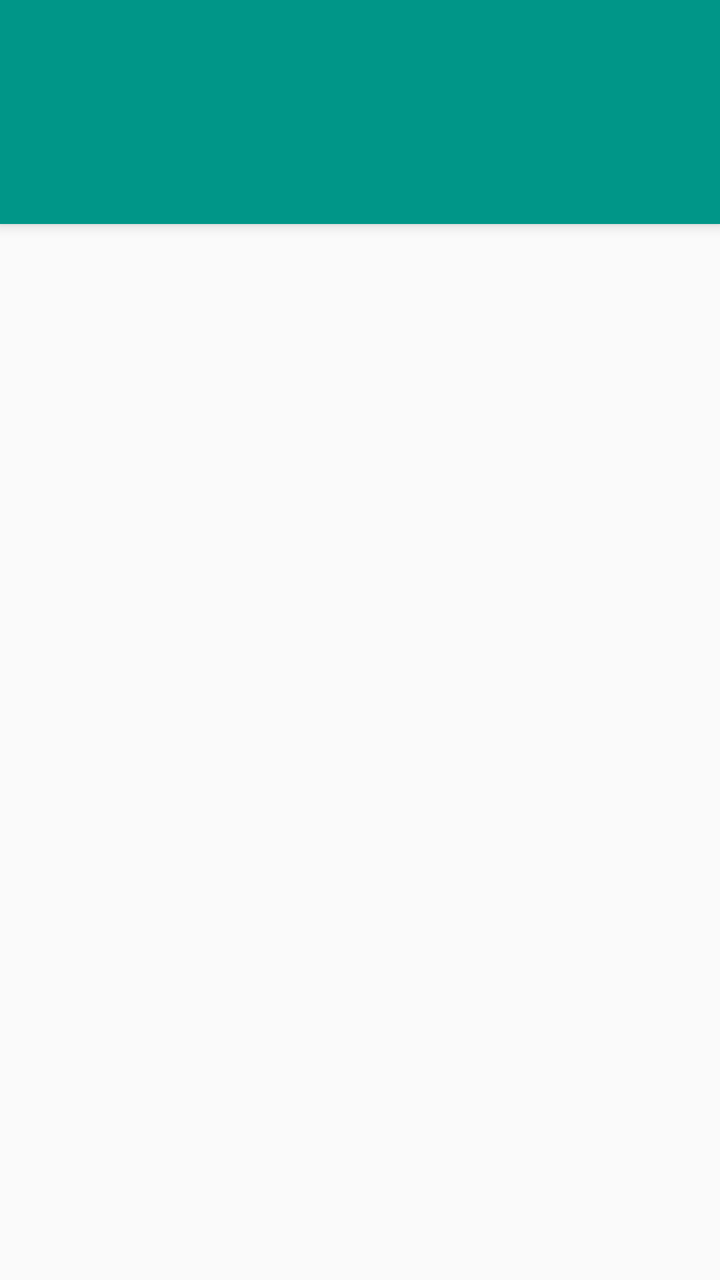
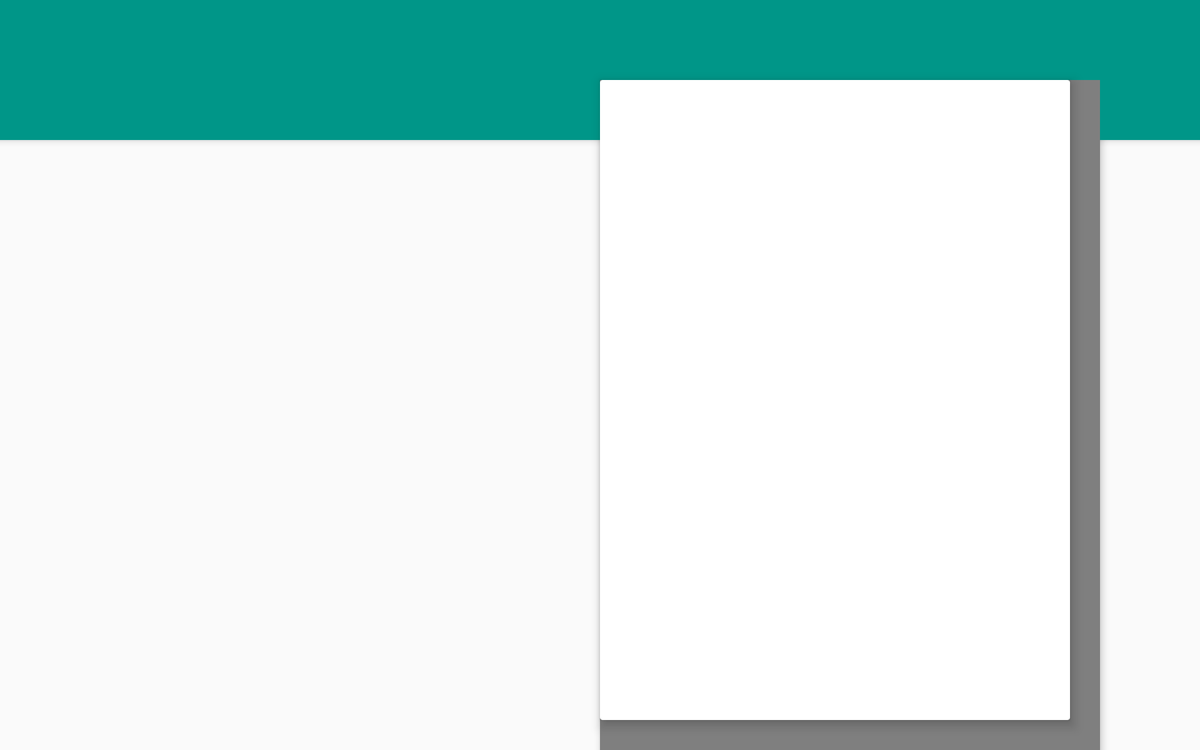

One screen, two layout resources from the same app: the default and the repository's alternative for another configuration. Each is rendered where Android would select it; the XML of both is given below.
<!-- AndroidManifest.xml: activity theme AppTheme.Main -->
<!-- res/layout/activity_main.xml -->
<?xml version="1.0" encoding="utf-8"?>
<android.support.design.widget.CoordinatorLayout
    xmlns:android="http://schemas.android.com/apk/res/android"
    xmlns:app="http://schemas.android.com/apk/res-auto"
    xmlns:tools="http://schemas.android.com/tools"
    android:id="@+id/content_main"
    android:layout_width="match_parent"
    android:layout_height="match_parent"
    android:fitsSystemWindows="true"
    tools:context=".ui.activity.MainActivity">

    <android.support.design.widget.AppBarLayout
        android:id="@+id/appbar_main"
        android:layout_width="match_parent"
        android:layout_height="wrap_content"
        android:paddingTop="@dimen/main_appbar_padding_top"
        android:theme="@style/AppTheme.AppBarOverlay"
        app:elevation="@dimen/appbar_elevation">

        <android.support.v7.widget.Toolbar
            android:id="@+id/toolbar_detail"
            android:layout_width="match_parent"
            android:layout_height="?attr/actionBarSize"
            android:background="?attr/colorPrimary"
            app:popupTheme="@style/AppTheme.PopupOverlay"
            app:layout_scrollFlags="scroll|enterAlways">
        </android.support.v7.widget.Toolbar>

        <android.support.design.widget.TabLayout
            android:id="@+id/tabs_main"
            android:layout_width="match_parent"
            android:layout_height="wrap_content"
            app:tabBackground="@color/colorPrimaryLight"
            app:tabIndicatorColor="@color/colorAccent"
            app:tabTextColor="@color/colorPrimary"
            app:tabSelectedTextColor="@color/colorAccent"
            app:tabMode="scrollable"/>

    </android.support.design.widget.AppBarLayout>

    <android.support.v4.view.ViewPager
        android:id="@+id/container_list"
        android:layout_width="match_parent"
        android:layout_height="match_parent"
        app:layout_behavior="@string/appbar_scrolling_view_behavior"/>

</android.support.design.widget.CoordinatorLayout>
<!-- resources referenced by this layout -->
<resources>
  <color name="colorAccent">#FFAB40</color>
  <color name="colorPrimary">#009688</color>
  <color name="colorPrimaryLight">#B2DFDB</color>
  <dimen name="appbar_elevation">4dp</dimen>
  <dimen name="main_appbar_padding_top">8dp</dimen>
  <style name="AppTheme.AppBarOverlay" parent="ThemeOverlay.AppCompat.Dark.ActionBar" />
  <style name="AppTheme.PopupOverlay" parent="ThemeOverlay.AppCompat.Light" />
  <!-- from res/values-v21/ -->
  <style name="AppTheme.Main" parent="@style/AppTheme">
          <item name="android:windowContentTransitions">true</item>
      </style>
  <style name="AppTheme" parent="@style/Theme.AppCompat.Light.NoActionBar">
          
          <item name="colorPrimary">@color/colorPrimary</item>
          <item name="colorPrimaryDark">@color/colorPrimaryDark</item>
          <item name="colorAccent">@color/colorAccent</item>
          <item name="toolbarStyle">@style/Toolbar</item>
      </style>
  <color name="colorPrimaryDark">#00796B</color>
  <style name="Toolbar" parent="Widget.AppCompat.Toolbar">
          <item name="android:background">?attr/colorPrimary</item>
          <item name="popupTheme">@style/Theme.AppCompat.Light</item>
      </style>
</resources>
<!-- res/layout-sw600dp/activity_main.xml (the repository's variant of the layout above) -->
<!-- drawn on a 7-inch tablet turned sideways -->
<?xml version="1.0" encoding="utf-8"?>
<RelativeLayout
    xmlns:android="http://schemas.android.com/apk/res/android"
    xmlns:app="http://schemas.android.com/apk/res-auto"
    xmlns:tools="http://schemas.android.com/tools"
    android:layout_width="match_parent"
    android:layout_height="match_parent">

    <RelativeLayout
        android:id="@+id/appbar_main"
        android:layout_width="match_parent"
        android:layout_height="wrap_content"
        android:theme="@style/AppTheme.AppBarOverlay"
        android:background="?attr/colorPrimary"
        android:elevation="@dimen/appbar_elevation">

        <android.support.v7.widget.Toolbar
            android:id="@+id/toolbar_detail"
            android:layout_width="match_parent"
            android:layout_height="?attr/actionBarSize"
            app:popupTheme="@style/AppTheme.PopupOverlay"
            app:layout_scrollFlags="scroll|enterAlways">
        </android.support.v7.widget.Toolbar>

        <android.support.v4.widget.Space
            android:id="@+id/layout_toolbar_center"
            android:layout_width="0dp"
            android:layout_height="0dp"
            android:layout_centerInParent="true" />

        <android.support.design.widget.TabLayout
            android:id="@+id/tabs_main"
            android:layout_width="match_parent"
            android:layout_height="wrap_content"
            android:layout_below="@id/toolbar_detail"
            android:layout_alignRight="@id/layout_toolbar_center"
            app:tabBackground="@color/colorPrimaryLight"
            app:tabIndicatorColor="@color/colorAccent"
            app:tabTextColor="@color/colorPrimary"
            app:tabSelectedTextColor="@color/colorAccent"
            app:tabMode="scrollable"/>

    </RelativeLayout>

    
    <android.support.v4.widget.Space
        android:id="@+id/layout_center"
        android:layout_width="0dp"
        android:layout_height="0dp"
        android:layout_centerInParent="true" />

    <android.support.v4.view.ViewPager
        android:id="@+id/container_list"
        android:layout_width="0dp"
        android:layout_height="match_parent"
        android:layout_alignEnd="@id/layout_center"
        android:layout_alignParentLeft="true"
        android:layout_alignParentStart="true"
        android:layout_alignRight="@id/layout_center"
        android:layout_below="@id/appbar_main"
        tools:layout="@android:layout/list_content"
        app:layout_behavior="@string/appbar_scrolling_view_behavior"/>

    
    <android.support.v4.widget.Space
        android:id="@+id/cardviewAligner"
        android:layout_width="match_parent"
        android:layout_height="match_parent"
        android:layout_alignLeft="@id/layout_center"
        android:layout_alignParentEnd="true"
        android:layout_alignParentRight="true"
        android:layout_marginTop="?attr/actionBarSize"
        android:layout_alignStart="@id/layout_center"
        android:elevation="@dimen/appbar_elevation"
        android:layout_marginRight="@dimen/list_item_extra_padding"
        android:layout_marginEnd="@dimen/list_item_extra_padding"
        />
    <android.support.v7.widget.CardView
        android:id="@+id/container_detail"
        android:layout_width="match_parent"
        android:layout_height="match_parent"
        android:layout_alignStart="@id/cardviewAligner"
        android:layout_alignEnd="@id/cardviewAligner"
        android:layout_alignLeft="@id/cardviewAligner"
        android:layout_alignRight="@id/cardviewAligner"
        android:layout_alignTop="@id/cardviewAligner"
        android:layout_alignBottom="@id/cardviewAligner"
        android:layout_marginRight="@dimen/abc_list_item_padding_horizontal_material"
        android:layout_marginEnd="@dimen/abc_list_item_padding_horizontal_material"
        android:layout_marginBottom="@dimen/detail_container_bottom_margin"
        app:cardElevation="@dimen/detail_card_elevation"
        app:cardPreventCornerOverlap="false"
        />
</RelativeLayout>
<!-- resources referenced by the variant -->
<!-- as a 7-inch tablet turned sideways resolves them -->
<resources>
  <color name="colorAccent">#FFAB40</color>
  <color name="colorPrimary">#009688</color>
  <color name="colorPrimaryLight">#B2DFDB</color>
  <dimen name="appbar_elevation">4dp</dimen>
  <dimen name="detail_card_elevation">6dp</dimen>
  <!-- from res/values-sw600dp/ -->
  <dimen name="detail_container_bottom_margin">@dimen/detail_view_padding</dimen>
  <!-- from res/values-sw600dp/ -->
  <dimen name="list_item_extra_padding">80dp</dimen>
  <style name="AppTheme.AppBarOverlay" parent="ThemeOverlay.AppCompat.Dark.ActionBar" />
  <style name="AppTheme.PopupOverlay" parent="ThemeOverlay.AppCompat.Light" />
  <!-- from res/values-v21/ -->
  <style name="AppTheme.Main" parent="@style/AppTheme">
          <item name="android:windowContentTransitions">true</item>
      </style>
  <!-- from res/values-sw600dp/ -->
  <dimen name="detail_view_padding">@dimen/abc_list_item_padding_horizontal_material</dimen>
  <style name="AppTheme" parent="@style/Theme.AppCompat.Light.NoActionBar">
          
          <item name="colorPrimary">@color/colorPrimary</item>
          <item name="colorPrimaryDark">@color/colorPrimaryDark</item>
          <item name="colorAccent">@color/colorAccent</item>
          <item name="toolbarStyle">@style/Toolbar</item>
      </style>
  <color name="colorPrimaryDark">#00796B</color>
  <style name="Toolbar" parent="Widget.AppCompat.Toolbar">
          <item name="android:background">?attr/colorPrimary</item>
          <item name="popupTheme">@style/Theme.AppCompat.Light</item>
      </style>
</resources>
